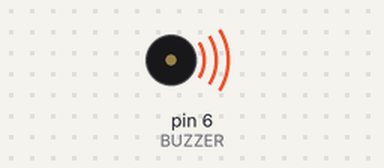
Recording of a sketch running on a simulated Arduino Uno, built with avr-gcc and run on an emulated ATmega328P. Parts: buzzer (waves = sounding, pin HIGH).

Above: at 0.2 s.
Timing chart, 0 to 3.5 s (numbered marks = the images above):
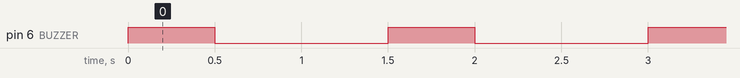

The sketch:

BUZZER_TEST_CODE.ino
```cpp
#define BUZZER 6
void setup() {
  // put your setup code here, to run once:
  pinMode(BUZZER, OUTPUT);

}

void loop() {
  // put your main code here, to run repeatedly:
  digitalWrite(BUZZER, HIGH);
  delay(500);
  digitalWrite(BUZZER, LOW);
  delay(1000);
}
```

Measured:
- by itself, pin 6 (BUZZER): alternates HIGH for 0.50 s and LOW for 1.0 s
